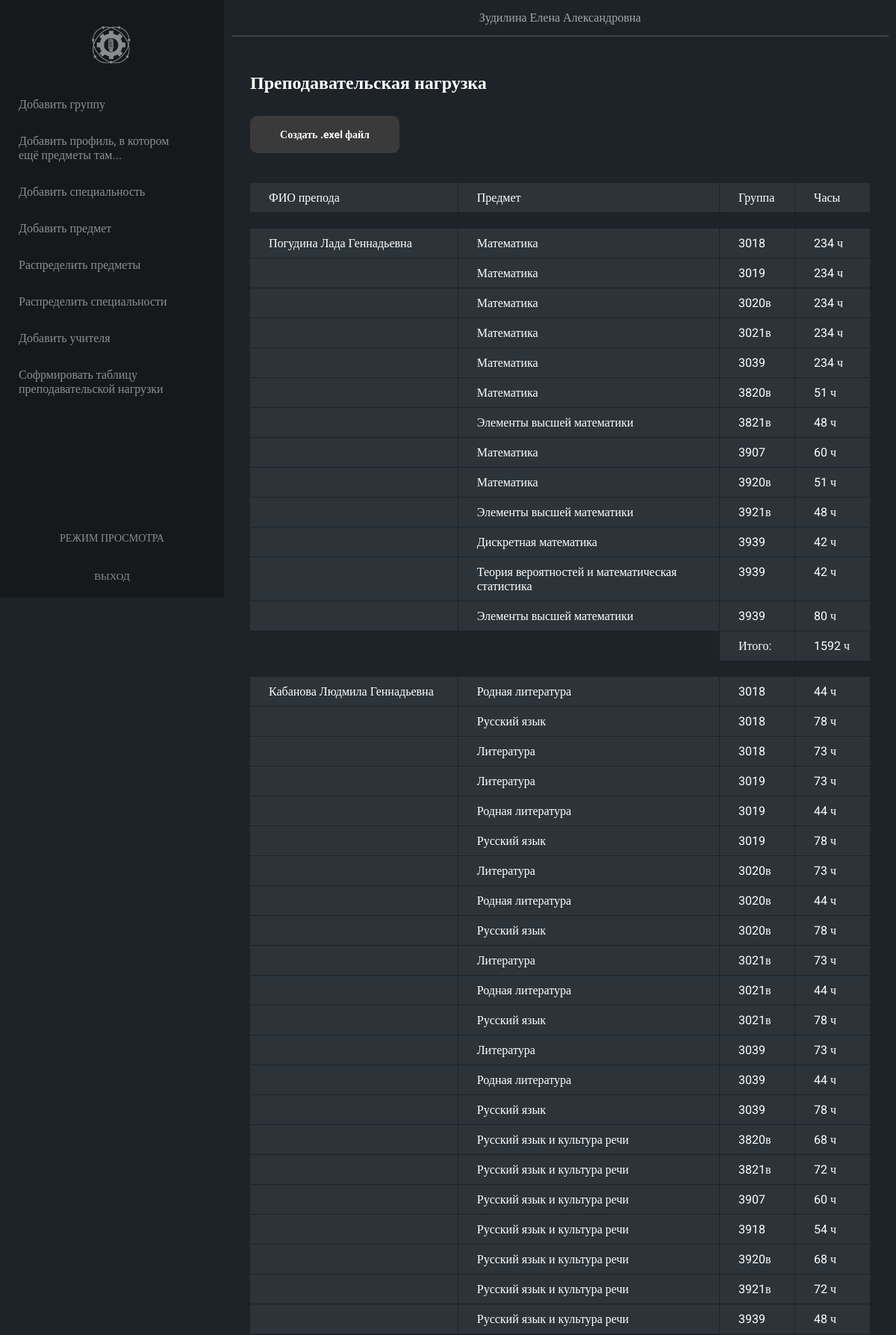
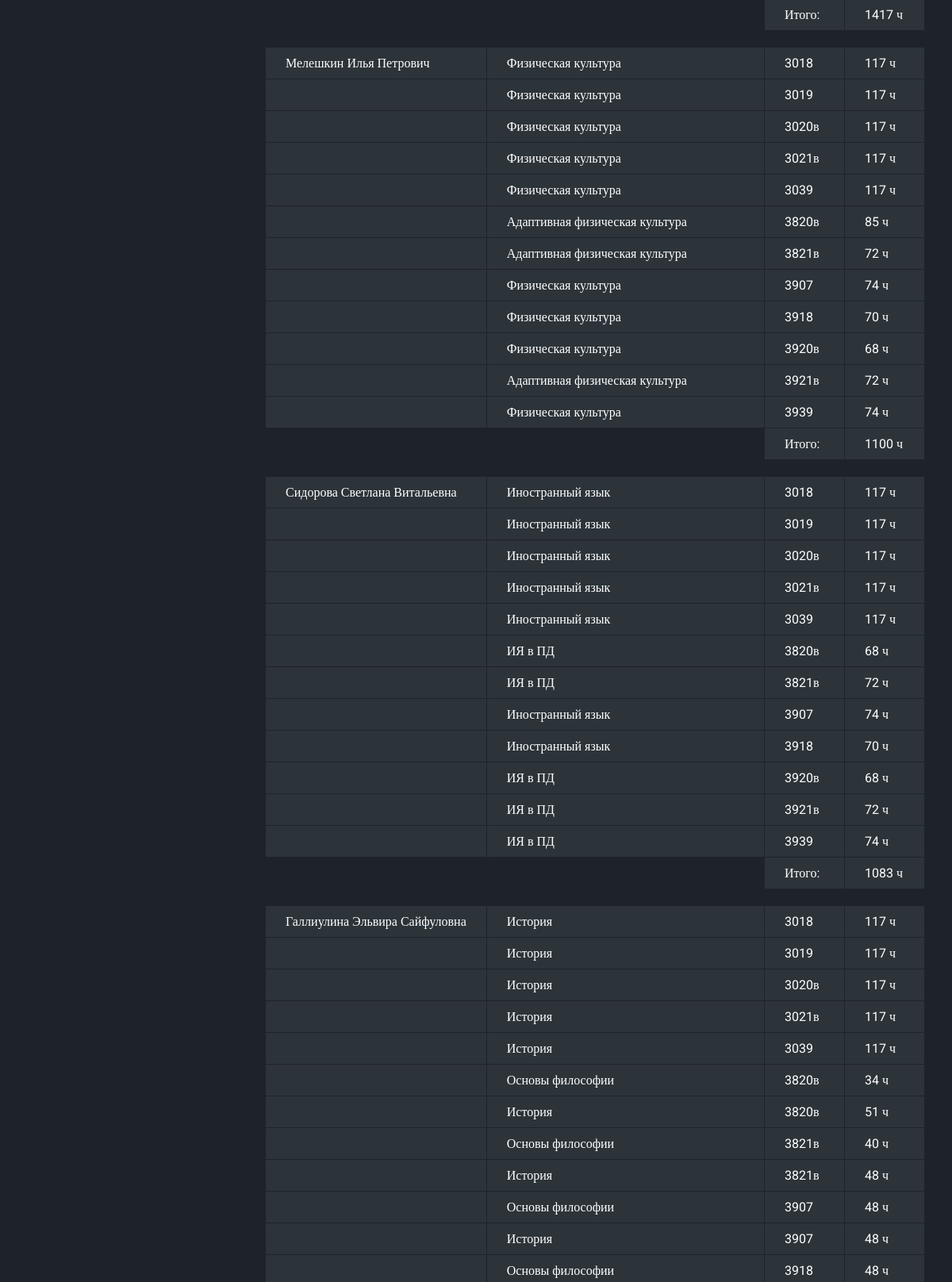
Screenshot of /pages/admin/create_table.php (signed in, upper part) with the database file from the repository (2 pictures, top to bottom).
### tables this page shows
CREATE TABLE `groups` (
  `id_group` varchar(6) NOT NULL,
  `id_specialization` varchar(8) NOT NULL
);

CREATE TABLE `subjects` (
  `id_subject` int(11) NOT NULL,
  `id_profile` int(11) NOT NULL,
  `subject_name` varchar(255) NOT NULL,
  `subject_desc` varchar(255) DEFAULT NULL,
  `subject_hours` int(11) NOT NULL
);

### php/generate_table.php (called while the page is built)
<?php
require_once __DIR__ . './connection.php';
$subjects = mysqli_fetch_all(
    mysqli_query(
        $link,
        "SELECT
            `groups`.`id_group`,
            `subjects`.`subject_name`,
            `subjects`.`subject_hours`,
            `profiles`.`profile_name`,
            `profiles`.`id_profile`
        FROM
            `groups`,
            `subjects`,
            `group-subject`,
            `profiles`
        WHERE
            `group-subject`.`id_group` = `groups`.`id_group` AND
            `group-subject`.`id_subject`= `subjects`.`id_subject` AND
            `subjects`.`id_profile`= `profiles`.`id_profile`
        ORDER BY
            `groups`.`id_group`;"
    ),
    MYSQLI_ASSOC
);
$teachers = mysqli_fetch_all(
    mysqli_query(
        $link,
        "SELECT
            `teachers`.`id_teacher`,
            `fio`,
            `profiles`.`id_profile`,
            `profile_name`
        FROM
            `teachers`,
            `profiles`,
            `teacher-profile`
        WHERE
            `teachers`.id_teacher = `teacher-profile`.`id_teacher` AND
            `teacher-profile`.`id_profile` = `profiles`.`id_profile`;"
    ),
    MYSQLI_ASSOC
);
$total = [];
foreach ($subjects as $key => $subject)
{
    foreach ($teachers as $index => $teacher)
    {
        if($teacher['id_profile'] === $subject['id_profile'])
        {
            $isInArray = false;
            $teacherPosInArray = 0;
            foreach ($total as $k => $group)
            {
                if ($total[$k]['fio'] === $teacher['fio'])
                {
                    $isInArray = true;
                        $teacherPosInArray = $k;
                }
            }
            if ($isInArray)
            {
                array_push(
                    $total[$teacherPosInArray]['subjects'],
                    [$subject['subject_name'], $subject['id_group'], $subject['subject_hours']]
                );
                break;
            }
            else
            {
                array_push(
                    $total,
                    [
                        'fio' => $teacher['fio'],
                        'subjects' => [
                            [$subject['subject_name'], $subject['id_group'], $subject['subject_hours']]
                        ]
                    ]
                );
                break;
            }
            break;
        }
    }
}
foreach($total as $n => $prepod)
{
    $sum = 0;
    foreach($prepod['subjects'] as $j => $subject)
    {
        $sum += $subject[2];
    }
    $total[$n]['hours'] = $sum;
}

### pages/admin/create_table.php (the view, shortened to what this page needs)
<?php
include_once('./../../php/generate_table.php');
?>
<!DOCTYPE html>
<html lang='ru'>
<head>
    <link rel='stylesheet' href='./../../styles/style.css'>
</head>
<body>
    <?php include './includes/nav.php'; ?>
    <main>
        <?php include './includes/header.php'; ?>
        <section>
            <h2 style="padding: 15px 0;"> Преподавательская нагрузка </h2>
            <a href="./../../php/createExelFile.php" class="create-teacher-file" style="margin: 15px 0 40px 0"> Создать .exel файл</a>
            <div class="workload_teacher">
                <p class="heading"> ФИО препода </p>
                <p class="heading"> Предмет </p>
                <p class="heading"> Группа </p>
                <p class="heading"> Часы </p>
                <p class="br"/><p class="br"/><p class="br"/><p class="br"/>
                <?php
                    foreach($total as $tchr)
                    {
                        $nameIsOut = false;
                        foreach($tchr['subjects'] as $subjs)
                        {
                            echo ($nameIsOut) ? '<p class="tchr"> </p>' : '<p class="tchr">'. $tchr['fio'] .'</p>';
                            $nameIsOut = true;
                            foreach($subjs as $s)
                            {
                                echo '<p class="data">' . $s . '</p>';
                            }
                        }
                        echo '<p class="br"/><p class="br"/><p class="data"> Итого: </p> <p class="data">'.$tchr['hours'].'</p>';
                        echo '<p class="br"/><p class="br"/><p class="br"/><p class="br"/>';
                    }
                ?>
            </div>
        </section>
    </main>
</body>
</html>

### styles/style.css (style rules this page uses)
*, *::after, *::before { box-sizing: border-box; margin: 0; padding: 0; }
a { text-decoration: none; color: #000000; }
html, body { width: 100%; }
html { height: 100%; }
body, input, a, textarea { font-family: "Roboto", serif; }
body { min-height: 100%; color: #FFFFFF; background-color: #1d2329; display: flex; flex-flow: row nowrap; }
main { display: flex; flex-flow: column nowrap; flex-grow: 1; }
main section { padding: 35px; }
section { width: 100%; padding: 25px; }
.update-subjects-group, .clear-subjects-group, .create-teacher-file { font-size: 14px; font-weight: bold; display: flex; align-items: center; justify-content: center; width: 200px; min-height: 50px; cursor: pointer; transition: 0.8s background, 0.6s border-radius; letter-spacing: unset; color: #FFFFFF; border-radius: 10px; background-color: #3A3A3A; }
.workload_teacher { display: grid; margin-top: 25px; grid-gap: 1px; grid-template-columns: minmax(-webkit-min-content, -webkit-max-content) 1fr minmax(100px, -webkit-min-content) minmax(100px, -webkit-min-content); grid-template-columns: minmax(min-content, max-content) 1fr minmax(100px, min-content) minmax(100px, min-content); }
.workload_teacher > p { padding: 10px 25px; }
.workload_teacher > p:nth-child(4n+3), .workload_teacher > p:nth-child(4n+4) { text-align: left; }
.workload_teacher > p:not(.br):not(.heading):nth-child(4n+4)::after { content: " ч"; }
.workload_teacher > p.tchr, .workload_teacher > p.data, .workload_teacher > p.heading { background-color: #2C343A; }

### rows the page displays
groups: fio "Погудина Лада Геннадьевна", subjects.subject_name "Математика", id_group "3018", subjects.subject_hours "234", fio "Кабанова Людмила Геннадьевна", subjects.subject_name "Родная литература", subjects.subject_hours "44", subjects.subject_name "Русский язык", subjects.subject_hours "78", subjects.subject_name "Литература", subjects.subject_hours "73", fio "Мелешкин Илья Петрович", s "Физическая культура", subjects.subject_hours "117", fio "Сидорова Светлана Витальевна", subjects.subject_name "Иностранный язык", fio "Галлиулина Эльвира Сайфуловна", s "История"
groups: subjects.subject_name "Математика", id_group "3019", subjects.subject_hours "234", subjects.subject_name "Литература", subjects.subject_hours "73", subjects.subject_name "Родная литература", subjects.subject_hours "44", subjects.subject_name "Русский язык", subjects.subject_hours "78", s "Физическая культура", subjects.subject_hours "117", subjects.subject_name "Иностранный язык", s "История"
groups: subjects.subject_name "Математика", id_group "3020в", subjects.subject_hours "234", subjects.subject_name "Литература", subjects.subject_hours "73", subjects.subject_name "Родная литература", subjects.subject_hours "44", subjects.subject_name "Русский язык", subjects.subject_hours "78", s "Физическая культура", subjects.subject_hours "117", subjects.subject_name "Иностранный язык", s "История"
groups: subjects.subject_name "Математика", id_group "3021в", subjects.subject_hours "234", subjects.subject_name "Литература", subjects.subject_hours "73", subjects.subject_name "Родная литература", subjects.subject_hours "44", subjects.subject_name "Русский язык", subjects.subject_hours "78", s "Физическая культура", subjects.subject_hours "117", subjects.subject_name "Иностранный язык", s "История"
groups: subjects.subject_name "Математика", id_group "3039", subjects.subject_hours "234", subjects.subject_name "Литература", subjects.subject_hours "73", subjects.subject_name "Родная литература", subjects.subject_hours "44", subjects.subject_name "Русский язык", subjects.subject_hours "78", s "Физическая культура", subjects.subject_hours "117", subjects.subject_name "Иностранный язык", s "История"
groups: subjects.subject_name "Математика", id_group "3820в", subjects.subject_hours "51", subjects.subject_name "Русский язык и культура речи", subjects.subject_hours "68", subjects.subject_name "Адаптивная физическая культура", subjects.subject_hours "85", subjects.subject_name "ИЯ в ПД", subjects.subject_name "Основы философии", subjects.subject_hours "34", s "История"
groups: subjects.subject_name "Элементы высшей математики", id_group "3821в", subjects.subject_hours "48", subjects.subject_name "Русский язык и культура речи", subjects.subject_hours "72", subjects.subject_name "Адаптивная физическая культура", subjects.subject_name "ИЯ в ПД", subjects.subject_name "Основы философии", subjects.subject_hours "40", s "История"
groups: subjects.subject_name "Математика", id_group "3907", subjects.subject_hours "60", subjects.subject_name "Русский язык и культура речи", s "Физическая культура", subjects.subject_hours "74", subjects.subject_name "Иностранный язык", subjects.subject_name "Основы философии", subjects.subject_hours "48"
groups: subjects.subject_name "Математика", id_group "3920в", subjects.subject_hours "51", subjects.subject_name "Русский язык и культура речи", subjects.subject_hours "68", s "Физическая культура", subjects.subject_name "ИЯ в ПД"
groups: subjects.subject_name "Элементы высшей математики", id_group "3921в", subjects.subject_hours "48", subjects.subject_name "Русский язык и культура речи", subjects.subject_hours "72", subjects.subject_name "Адаптивная физическая культура", subjects.subject_name "ИЯ в ПД"
groups: subjects.subject_name "Дискретная математика", id_group "3939", subjects.subject_hours "42", subjects.subject_name "Теория вероятностей и математическая статистика", subjects.subject_name "Элементы высшей математики", subjects.subject_hours "80", subjects.subject_name "Русский язык и культура речи", subjects.subject_hours "48", s "Физическая культура", subjects.subject_hours "74", subjects.subject_name "ИЯ в ПД"
groups: subjects.subject_name "Русский язык и культура речи", id_group "3918", subjects.subject_hours "54", s "Физическая культура", subjects.subject_hours "70", subjects.subject_name "Иностранный язык", subjects.subject_name "Основы философии", subjects.subject_hours "48"

### other values shown
$_COOKIE['id_admin'] "Зудилина Елена Александровна"
$tchr['hours'] "1592"
$tchr['hours'] "1417"
$tchr['hours'] "1100"
$tchr['hours'] "1083"
$s "История"
$s "3907"
$s "48"
